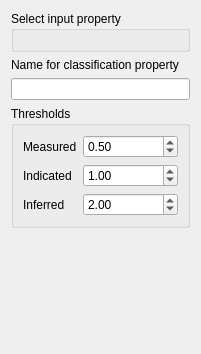
<?xml version="1.0" encoding="UTF-8"?>
<ui version="4.0">
 <class>Form</class>
 <widget class="QWidget" name="Form">
  <property name="geometry">
   <rect>
    <x>0</x>
    <y>0</y>
    <width>201</width>
    <height>354</height>
   </rect>
  </property>
  <property name="windowTitle">
   <string>Simulation Resource Classification</string>
  </property>
  <property name="AlgorithmCategory" stdset="0">
   <string>Mining</string>
  </property>
  <property name="AlgorithmDescription" stdset="0">
   <string>Resource Classification Threshold</string>
  </property>
  <layout class="QVBoxLayout" name="verticalLayout_3">
   <item>
    <widget class="QGroupBox" name="groupBox_2">
     <property name="title">
      <string>Select input property</string>
     </property>
     <layout class="QVBoxLayout" name="verticalLayout">
      <item>
       <widget class="PropertySelector" name="Data_selector"/>
      </item>
     </layout>
    </widget>
   </item>
   <item>
    <layout class="QVBoxLayout" name="verticalLayout_2">
     <item>
      <widget class="QLabel" name="label">
       <property name="text">
        <string>Name for classification property</string>
       </property>
      </widget>
     </item>
     <item>
      <widget class="QLineEdit" name="classification_prop_name"/>
     </item>
    </layout>
   </item>
   <item>
    <widget class="QGroupBox" name="groupBox">
     <property name="title">
      <string>Thresholds</string>
     </property>
     <layout class="QFormLayout" name="formLayout">
      <item row="0" column="0">
       <widget class="QLabel" name="label_2">
        <property name="text">
         <string>Measured</string>
        </property>
       </widget>
      </item>
      <item row="0" column="1">
       <widget class="QDoubleSpinBox" name="measured_threshold">
        <property name="maximum">
         <double>1000000.000000000000000</double>
        </property>
        <property name="value">
         <double>0.500000000000000</double>
        </property>
       </widget>
      </item>
      <item row="1" column="0">
       <widget class="QLabel" name="label_3">
        <property name="text">
         <string>Indicated</string>
        </property>
       </widget>
      </item>
      <item row="1" column="1">
       <widget class="QDoubleSpinBox" name="indicated_threshold">
        <property name="maximum">
         <double>1000000.000000000000000</double>
        </property>
        <property name="value">
         <double>1.000000000000000</double>
        </property>
       </widget>
      </item>
      <item row="2" column="0">
       <widget class="QLabel" name="label_4">
        <property name="text">
         <string>Inferred</string>
        </property>
       </widget>
      </item>
      <item row="2" column="1">
       <widget class="QDoubleSpinBox" name="inferred_threshold">
        <property name="maximum">
         <double>1000000.000000000000000</double>
        </property>
        <property name="value">
         <double>2.000000000000000</double>
        </property>
       </widget>
      </item>
     </layout>
    </widget>
   </item>
   <item>
    <spacer name="verticalSpacer">
     <property name="orientation">
      <enum>Qt::Vertical</enum>
     </property>
     <property name="sizeHint" stdset="0">
      <size>
       <width>20</width>
       <height>51</height>
      </size>
     </property>
    </spacer>
   </item>
  </layout>
 </widget>
 <customwidgets>
  <customwidget>
   <class>PropertySelector</class>
   <extends>QWidget</extends>
   <header>GsTLAppli/extra/qtplugins/selectors.h</header>
  </customwidget>
 </customwidgets>
 <resources/>
 <connections/>
</ui>
